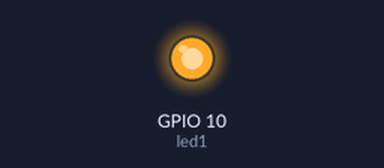
Bench run of a program on a simulated Seeed XIAO ESP32-C3. Parts: output pins drawn as LEDs (lit = HIGH). What the program prints to the serial monitor is not drawn.

Above: at 0.1 s.
Timing chart, 0 to 1.6 s (numbered marks = the images above):
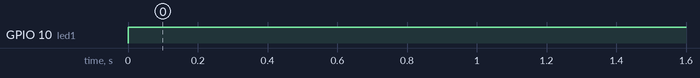

The program:

main.cpp
```cpp
/*
        _          _ ______ _____ _____
       (_)        | |  ____|  __ \_   _|
  _ __  ___  _____| | |__  | |  | || |
 | '_ \| \ \/ / _ \ |  __| | |  | || |
 | |_) | |>  <  __/ | |____| |__| || |_
 | .__/|_/_/\_\___|_|______|_____/_____|
 | |
 |_|

https://links.pixeledi.eu
FreeRTOS Queues | 01.2025

*/
#include <Arduino.h>
QueueHandle_t q1;
const byte led1 = D10;

void blinky1(void *parameter) {
  pinMode(led1, OUTPUT);
  while (1) {
    unsigned int buf;
    xQueueReceive(q1, &buf, 0);
    Serial.println(buf);
    if (buf % 2 == 0) {
      digitalWrite(led1, HIGH);
    } else {
      digitalWrite(led1, LOW);
    }
  }
}
void countUp(void *parameter) {
  unsigned int cnt = 0;
  while (1) {
    cnt++;
    xQueueSend(q1, &cnt, 0);
    delay(500);
  }
}
void setup() {
  Serial.begin(115200);
  q1 = xQueueCreate(1, sizeof(unsigned int));
  xTaskCreate(blinky1, "blinky1", 2048, NULL, 1, NULL);
  xTaskCreate(countUp, "countUp", 2048, NULL, 1, NULL);
}
void loop() {
  // habe nichts zu tun :(
}
```

Measured:
- by itself, GPIO 10 (led1): LOW → HIGH at 0.00 s
